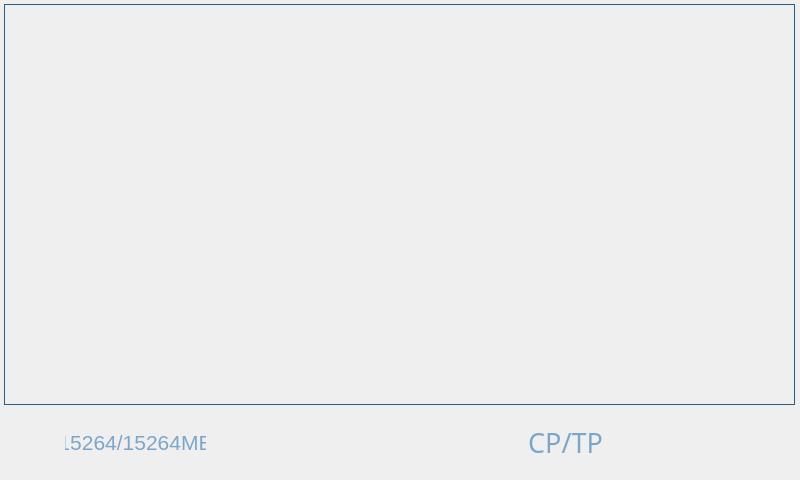
<?xml version="1.0" encoding="UTF-8"?>
<ui version="4.0">
 <class>HpPreview</class>
 <widget class="QWidget" name="HpPreview">
  <property name="geometry">
   <rect>
    <x>0</x>
    <y>0</y>
    <width>800</width>
    <height>480</height>
   </rect>
  </property>
  <property name="font">
   <font>
    <pointsize>15</pointsize>
   </font>
  </property>
  <property name="windowTitle">
   <string>Form</string>
  </property>
  <property name="styleSheet">
   <string notr="true"/>
  </property>
  <widget class="QFrame" name="frame">
   <property name="geometry">
    <rect>
     <x>0</x>
     <y>0</y>
     <width>800</width>
     <height>480</height>
    </rect>
   </property>
   <property name="font">
    <font>
     <pointsize>17</pointsize>
    </font>
   </property>
   <property name="styleSheet">
    <string notr="true">background-image:url(:/res/res/setting_background.png);
</string>
   </property>
   <property name="frameShape">
    <enum>QFrame::NoFrame</enum>
   </property>
   <property name="frameShadow">
    <enum>QFrame::Raised</enum>
   </property>
   <widget class="QToolButton" name="next_page">
    <property name="geometry">
     <rect>
      <x>700</x>
      <y>410</y>
      <width>65</width>
      <height>65</height>
     </rect>
    </property>
    <property name="font">
     <font>
      <pointsize>18</pointsize>
     </font>
    </property>
    <property name="focusPolicy">
     <enum>Qt::NoFocus</enum>
    </property>
    <property name="styleSheet">
     <string notr="true">QToolButton {
border-image:url(:/res/res/next_page_n.png);
color:#7CA6C9;
}  

QToolButton:pressed{
border-image:url(:/res/res/next_page_s.png);
}


QToolButton:disabled{
border-image:url(:/res/res/next_page_d.png);
}</string>
    </property>
    <property name="text">
     <string/>
    </property>
    <property name="autoRaise">
     <bool>true</bool>
    </property>
    <property name="arrowType">
     <enum>Qt::NoArrow</enum>
    </property>
   </widget>
   <widget class="QToolButton" name="last_page">
    <property name="geometry">
     <rect>
      <x>630</x>
      <y>410</y>
      <width>65</width>
      <height>65</height>
     </rect>
    </property>
    <property name="font">
     <font>
      <pointsize>18</pointsize>
     </font>
    </property>
    <property name="focusPolicy">
     <enum>Qt::NoFocus</enum>
    </property>
    <property name="styleSheet">
     <string notr="true">QToolButton {
border-image:url(:/res/res/pre_page_n.png);
color:#7CA6C9;
}  

QToolButton:pressed{
border-image:url(:/res/res/pre_page_s.png);
}

QToolButton:disabled{
border-image:url(:/res/res/pre_page_d.png);
}</string>
    </property>
    <property name="text">
     <string/>
    </property>
    <property name="autoRaise">
     <bool>true</bool>
    </property>
   </widget>
   <widget class="QLabel" name="pages_info">
    <property name="geometry">
     <rect>
      <x>510</x>
      <y>410</y>
      <width>111</width>
      <height>65</height>
     </rect>
    </property>
    <property name="font">
     <font>
      <family>文泉驿正黑</family>
      <pointsize>20</pointsize>
     </font>
    </property>
    <property name="styleSheet">
     <string notr="true">background: transparent;
color:#7CA6C9;</string>
    </property>
    <property name="frameShape">
     <enum>QFrame::NoFrame</enum>
    </property>
    <property name="text">
     <string>&lt;html&gt;&lt;head/&gt;&lt;body&gt;&lt;p align=&quot;center&quot;&gt;CP/TP&lt;/p&gt;&lt;/body&gt;&lt;/html&gt;</string>
    </property>
    <property name="alignment">
     <set>Qt::AlignRight|Qt::AlignTrailing|Qt::AlignVCenter</set>
    </property>
   </widget>
   <widget class="QToolButton" name="twice_analisys">
    <property name="geometry">
     <rect>
      <x>367</x>
      <y>410</y>
      <width>65</width>
      <height>65</height>
     </rect>
    </property>
    <property name="font">
     <font>
      <pointsize>18</pointsize>
     </font>
    </property>
    <property name="focusPolicy">
     <enum>Qt::NoFocus</enum>
    </property>
    <property name="styleSheet">
     <string notr="true">QToolButton {
border-image:url(:/res/res/play_n.png);
color:#7CA6C9;
}  

QToolButton:pressed{
border-image:url(:/res/res/play_s.png);
}

QToolButton:disabled{
border-image:url(:/res/res/play_d.png);
}</string>
    </property>
    <property name="text">
     <string/>
    </property>
    <property name="autoRaise">
     <bool>true</bool>
    </property>
   </widget>
   <widget class="QToolButton" name="delete_pic">
    <property name="geometry">
     <rect>
      <x>295</x>
      <y>410</y>
      <width>65</width>
      <height>65</height>
     </rect>
    </property>
    <property name="font">
     <font>
      <pointsize>17</pointsize>
     </font>
    </property>
    <property name="focusPolicy">
     <enum>Qt::NoFocus</enum>
    </property>
    <property name="styleSheet">
     <string notr="true">QToolButton {
border-image:url(:/res/res/delete_n.png);
color:#7CA6C9;
}  

QToolButton:pressed{
border-image:url(:/res/res/delete_s.png);
}

QToolButton:disabled{
border-image:url(:/res/res/delete_d.png);
}</string>
    </property>
    <property name="text">
     <string/>
    </property>
    <property name="autoRaise">
     <bool>true</bool>
    </property>
   </widget>
   <widget class="QToolButton" name="close">
    <property name="geometry">
     <rect>
      <x>210</x>
      <y>410</y>
      <width>81</width>
      <height>65</height>
     </rect>
    </property>
    <property name="font">
     <font>
      <pointsize>17</pointsize>
     </font>
    </property>
    <property name="focusPolicy">
     <enum>Qt::NoFocus</enum>
    </property>
    <property name="styleSheet">
     <string notr="true">QToolButton {
border-image:url(:/res/res/back_n.png);
color:#7CA6C9;
background:transparent;
}  

QToolButton:pressed{
border-image:url(:/res/res/back_s.png);
}

QToolButton:disabled{
border-image:url(:/res/res/back_d.png);
}</string>
    </property>
    <property name="text">
     <string/>
    </property>
    <property name="autoRaise">
     <bool>true</bool>
    </property>
   </widget>
   <widget class="QListWidget" name="listWidget">
    <property name="geometry">
     <rect>
      <x>4</x>
      <y>4</y>
      <width>791</width>
      <height>401</height>
     </rect>
    </property>
    <property name="font">
     <font>
      <pointsize>11</pointsize>
     </font>
    </property>
    <property name="focusPolicy">
     <enum>Qt::NoFocus</enum>
    </property>
    <property name="autoFillBackground">
     <bool>true</bool>
    </property>
    <property name="styleSheet">
     <string notr="true">color:#7CA6C9;
background:transparent;
selection-color: rgb(82, 107, 161);
selection-background-color: rgb(179, 163, 163);
border:1px solid #2B5C83;

padding-top: 10px;
padding-left:10px;
</string>
    </property>
    <property name="frameShape">
     <enum>QFrame::NoFrame</enum>
    </property>
    <property name="frameShadow">
     <enum>QFrame::Plain</enum>
    </property>
    <property name="lineWidth">
     <number>1</number>
    </property>
    <property name="verticalScrollBarPolicy">
     <enum>Qt::ScrollBarAlwaysOff</enum>
    </property>
    <property name="horizontalScrollBarPolicy">
     <enum>Qt::ScrollBarAlwaysOff</enum>
    </property>
    <property name="sizeAdjustPolicy">
     <enum>QAbstractScrollArea::AdjustIgnored</enum>
    </property>
    <property name="autoScroll">
     <bool>false</bool>
    </property>
    <property name="autoScrollMargin">
     <number>0</number>
    </property>
    <property name="editTriggers">
     <set>QAbstractItemView::SelectedClicked</set>
    </property>
    <property name="showDropIndicator" stdset="0">
     <bool>false</bool>
    </property>
    <property name="alternatingRowColors">
     <bool>false</bool>
    </property>
    <property name="selectionBehavior">
     <enum>QAbstractItemView::SelectItems</enum>
    </property>
    <property name="iconSize">
     <size>
      <width>180</width>
      <height>135</height>
     </size>
    </property>
    <property name="textElideMode">
     <enum>Qt::ElideLeft</enum>
    </property>
    <property name="movement">
     <enum>QListView::Static</enum>
    </property>
    <property name="isWrapping" stdset="0">
     <bool>true</bool>
    </property>
    <property name="resizeMode">
     <enum>QListView::Fixed</enum>
    </property>
    <property name="layoutMode">
     <enum>QListView::SinglePass</enum>
    </property>
    <property name="spacing">
     <number>10</number>
    </property>
    <property name="gridSize">
     <size>
      <width>192</width>
      <height>200</height>
     </size>
    </property>
    <property name="viewMode">
     <enum>QListView::IconMode</enum>
    </property>
    <property name="modelColumn">
     <number>0</number>
    </property>
    <property name="uniformItemSizes">
     <bool>false</bool>
    </property>
    <property name="batchSize">
     <number>120</number>
    </property>
    <property name="selectionRectVisible">
     <bool>false</bool>
    </property>
   </widget>
   <widget class="QLabel" name="label">
    <property name="geometry">
     <rect>
      <x>25</x>
      <y>410</y>
      <width>40</width>
      <height>61</height>
     </rect>
    </property>
    <property name="font">
     <font>
      <pointsize>17</pointsize>
     </font>
    </property>
    <property name="styleSheet">
     <string notr="true">border-image:url(:/res/res/sd_ok.png);
border-color: transparent;</string>
    </property>
    <property name="text">
     <string/>
    </property>
   </widget>
   <widget class="QLabel" name="voice_1">
    <property name="geometry">
     <rect>
      <x>95</x>
      <y>20</y>
      <width>31</width>
      <height>31</height>
     </rect>
    </property>
    <property name="styleSheet">
     <string notr="true">border-image: url(:/res/res/audio_64.png);</string>
    </property>
    <property name="text">
     <string/>
    </property>
   </widget>
   <widget class="QLabel" name="text_1">
    <property name="geometry">
     <rect>
      <x>60</x>
      <y>20</y>
      <width>30</width>
      <height>30</height>
     </rect>
    </property>
    <property name="styleSheet">
     <string notr="true">border-image: url(:/res/res/text_64.png);</string>
    </property>
    <property name="text">
     <string/>
    </property>
   </widget>
   <widget class="QLabel" name="text_2">
    <property name="geometry">
     <rect>
      <x>252</x>
      <y>20</y>
      <width>30</width>
      <height>30</height>
     </rect>
    </property>
    <property name="styleSheet">
     <string notr="true">border-image: url(:/res/res/text_64.png);</string>
    </property>
    <property name="text">
     <string/>
    </property>
   </widget>
   <widget class="QLabel" name="voice_2">
    <property name="geometry">
     <rect>
      <x>287</x>
      <y>20</y>
      <width>30</width>
      <height>30</height>
     </rect>
    </property>
    <property name="styleSheet">
     <string notr="true">border-image: url(:/res/res/audio_64.png);</string>
    </property>
    <property name="text">
     <string/>
    </property>
   </widget>
   <widget class="QLabel" name="text_3">
    <property name="geometry">
     <rect>
      <x>444</x>
      <y>20</y>
      <width>30</width>
      <height>30</height>
     </rect>
    </property>
    <property name="styleSheet">
     <string notr="true">border-image: url(:/res/res/text_64.png);</string>
    </property>
    <property name="text">
     <string/>
    </property>
   </widget>
   <widget class="QLabel" name="voice_3">
    <property name="geometry">
     <rect>
      <x>479</x>
      <y>20</y>
      <width>30</width>
      <height>30</height>
     </rect>
    </property>
    <property name="styleSheet">
     <string notr="true">border-image: url(:/res/res/audio_64.png);</string>
    </property>
    <property name="text">
     <string/>
    </property>
   </widget>
   <widget class="QLabel" name="text_4">
    <property name="geometry">
     <rect>
      <x>636</x>
      <y>20</y>
      <width>30</width>
      <height>30</height>
     </rect>
    </property>
    <property name="styleSheet">
     <string notr="true">border-image: url(:/res/res/text_64.png);</string>
    </property>
    <property name="text">
     <string/>
    </property>
   </widget>
   <widget class="QLabel" name="voice_4">
    <property name="geometry">
     <rect>
      <x>671</x>
      <y>20</y>
      <width>30</width>
      <height>30</height>
     </rect>
    </property>
    <property name="styleSheet">
     <string notr="true">border-image: url(:/res/res/audio_64.png);</string>
    </property>
    <property name="text">
     <string/>
    </property>
   </widget>
   <widget class="QLabel" name="voice_5">
    <property name="geometry">
     <rect>
      <x>95</x>
      <y>220</y>
      <width>30</width>
      <height>30</height>
     </rect>
    </property>
    <property name="styleSheet">
     <string notr="true">border-image: url(:/res/res/audio_64.png);</string>
    </property>
    <property name="text">
     <string/>
    </property>
   </widget>
   <widget class="QLabel" name="text_5">
    <property name="geometry">
     <rect>
      <x>60</x>
      <y>220</y>
      <width>30</width>
      <height>30</height>
     </rect>
    </property>
    <property name="styleSheet">
     <string notr="true">border-image: url(:/res/res/text_64.png);</string>
    </property>
    <property name="text">
     <string/>
    </property>
   </widget>
   <widget class="QLabel" name="text_6">
    <property name="geometry">
     <rect>
      <x>252</x>
      <y>220</y>
      <width>30</width>
      <height>30</height>
     </rect>
    </property>
    <property name="styleSheet">
     <string notr="true">border-image: url(:/res/res/text_64.png);</string>
    </property>
    <property name="text">
     <string/>
    </property>
   </widget>
   <widget class="QLabel" name="voice_6">
    <property name="geometry">
     <rect>
      <x>287</x>
      <y>220</y>
      <width>30</width>
      <height>30</height>
     </rect>
    </property>
    <property name="styleSheet">
     <string notr="true">border-image: url(:/res/res/audio_64.png);</string>
    </property>
    <property name="text">
     <string/>
    </property>
   </widget>
   <widget class="QLabel" name="voice_7">
    <property name="geometry">
     <rect>
      <x>479</x>
      <y>220</y>
      <width>30</width>
      <height>30</height>
     </rect>
    </property>
    <property name="styleSheet">
     <string notr="true">border-image: url(:/res/res/audio_64.png);</string>
    </property>
    <property name="text">
     <string/>
    </property>
   </widget>
   <widget class="QLabel" name="text_7">
    <property name="geometry">
     <rect>
      <x>444</x>
      <y>220</y>
      <width>30</width>
      <height>30</height>
     </rect>
    </property>
    <property name="styleSheet">
     <string notr="true">border-image: url(:/res/res/text_64.png);</string>
    </property>
    <property name="text">
     <string/>
    </property>
   </widget>
   <widget class="QLabel" name="text_8">
    <property name="geometry">
     <rect>
      <x>636</x>
      <y>220</y>
      <width>30</width>
      <height>30</height>
     </rect>
    </property>
    <property name="styleSheet">
     <string notr="true">border-image: url(:/res/res/text_64.png);</string>
    </property>
    <property name="text">
     <string/>
    </property>
   </widget>
   <widget class="QLabel" name="voice_8">
    <property name="geometry">
     <rect>
      <x>671</x>
      <y>220</y>
      <width>30</width>
      <height>30</height>
     </rect>
    </property>
    <property name="styleSheet">
     <string notr="true">border-image: url(:/res/res/audio_64.png);</string>
    </property>
    <property name="text">
     <string/>
    </property>
   </widget>
   <widget class="QLabel" name="label_sd">
    <property name="geometry">
     <rect>
      <x>65</x>
      <y>410</y>
      <width>141</width>
      <height>65</height>
     </rect>
    </property>
    <property name="font">
     <font>
      <pointsize>16</pointsize>
     </font>
    </property>
    <property name="styleSheet">
     <string notr="true">background: transparent;
background-color: transparent;
color:#7CA6C9;</string>
    </property>
    <property name="text">
     <string>15264/15264MB</string>
    </property>
    <property name="alignment">
     <set>Qt::AlignCenter</set>
    </property>
   </widget>
   <widget class="QToolButton" name="list_type">
    <property name="geometry">
     <rect>
      <x>440</x>
      <y>410</y>
      <width>65</width>
      <height>65</height>
     </rect>
    </property>
    <property name="font">
     <font>
      <pointsize>11</pointsize>
     </font>
    </property>
    <property name="focusPolicy">
     <enum>Qt::NoFocus</enum>
    </property>
    <property name="styleSheet">
     <string notr="true"/>
    </property>
    <property name="text">
     <string/>
    </property>
    <property name="autoRaise">
     <bool>true</bool>
    </property>
   </widget>
   <widget class="QLabel" name="sr_1">
    <property name="geometry">
     <rect>
      <x>130</x>
      <y>20</y>
      <width>31</width>
      <height>31</height>
     </rect>
    </property>
    <property name="styleSheet">
     <string notr="true">border-image: url(:/res/res/sr_64.png);
background:transparent;</string>
    </property>
    <property name="text">
     <string/>
    </property>
   </widget>
   <widget class="QLabel" name="sr_2">
    <property name="geometry">
     <rect>
      <x>322</x>
      <y>20</y>
      <width>31</width>
      <height>31</height>
     </rect>
    </property>
    <property name="styleSheet">
     <string notr="true">border-image: url(:/res/res/sr_64.png);
background:transparent;</string>
    </property>
    <property name="text">
     <string/>
    </property>
   </widget>
   <widget class="QLabel" name="sr_3">
    <property name="geometry">
     <rect>
      <x>514</x>
      <y>20</y>
      <width>31</width>
      <height>31</height>
     </rect>
    </property>
    <property name="styleSheet">
     <string notr="true">border-image: url(:/res/res/sr_64.png);
background:transparent;</string>
    </property>
    <property name="text">
     <string/>
    </property>
   </widget>
   <widget class="QLabel" name="sr_4">
    <property name="geometry">
     <rect>
      <x>706</x>
      <y>20</y>
      <width>31</width>
      <height>31</height>
     </rect>
    </property>
    <property name="styleSheet">
     <string notr="true">border-image: url(:/res/res/sr_64.png);
background:transparent;</string>
    </property>
    <property name="text">
     <string/>
    </property>
   </widget>
   <widget class="QLabel" name="sr_5">
    <property name="geometry">
     <rect>
      <x>130</x>
      <y>220</y>
      <width>31</width>
      <height>31</height>
     </rect>
    </property>
    <property name="styleSheet">
     <string notr="true">border-image: url(:/res/res/sr_64.png);
background:transparent;</string>
    </property>
    <property name="text">
     <string/>
    </property>
   </widget>
   <widget class="QLabel" name="sr_6">
    <property name="geometry">
     <rect>
      <x>322</x>
      <y>220</y>
      <width>31</width>
      <height>31</height>
     </rect>
    </property>
    <property name="styleSheet">
     <string notr="true">border-image: url(:/res/res/sr_64.png);
background:transparent;</string>
    </property>
    <property name="text">
     <string/>
    </property>
   </widget>
   <widget class="QLabel" name="sr_7">
    <property name="geometry">
     <rect>
      <x>514</x>
      <y>220</y>
      <width>31</width>
      <height>31</height>
     </rect>
    </property>
    <property name="styleSheet">
     <string notr="true">border-image: url(:/res/res/sr_64.png);
background:transparent;</string>
    </property>
    <property name="text">
     <string/>
    </property>
   </widget>
   <widget class="QLabel" name="sr_8">
    <property name="geometry">
     <rect>
      <x>706</x>
      <y>220</y>
      <width>31</width>
      <height>31</height>
     </rect>
    </property>
    <property name="styleSheet">
     <string notr="true">border-image: url(:/res/res/sr_64.png);
background:transparent;</string>
    </property>
    <property name="text">
     <string/>
    </property>
   </widget>
  </widget>
 </widget>
 <resources/>
 <connections/>
</ui>
